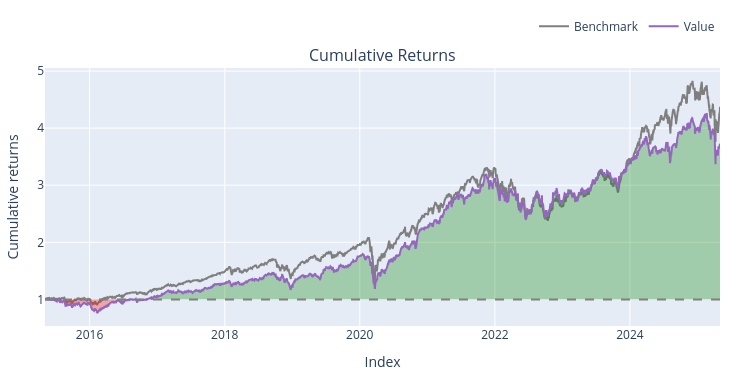

Here is the notebook cell this chart was saved with:
### Markdown cell above
### Awesome Oscillator for 500 companies with stop loss 20 percent

### Code cell
backtest1 = vbt.Portfolio.from_signals(
    close=close_df,
    entries=entries,
    exits=exits,
    init_cash=100_000.0,
    size=10_000.0,
    size_type="value",
    cash_sharing = True,
    group_by= True,
    freq="1D",
    fees=0.001,
    sl_stop=0.2,
)

# 8. View results
print(backtest1.stats())
backtest1.plot().show()

### Figure 1 — Plotly figure (JSON) as saved in the notebook; plotly's stock layout.template omitted (floating-point values rounded to 4 significant figures; data arrays with more than 128 entries replaced by an {"elided": "..."} marker saying what was removed)
{"data": [{"legendgroup": "0", "line": {"color": "#7f7f7f"}, "name": "Benchmark", "showlegend": true, "type": "scatter", "uid": "e4f683b1-3a8d-4172-9191-b63d8be1430f", "x": {"elided": "2515 str values"}, "xaxis": "x", "y": {"elided": "2515 float values"}, "yaxis": "y"}, {"hoverinfo": "skip", "legendgroup": "1", "line": {"color": "rgba(0, 0, 0, 0)", "width": 0}, "opacity": 0, "showlegend": false, "type": "scatter", "uid": "7f3a539c-f6d5-4634-9ae9-b2996a5f33c3", "x": {"elided": "2515 str values"}, "xaxis": "x", "y": {"elided": "2515 int values"}, "yaxis": "y"}, {"connectgaps": false, "fill": "tonexty", "fillcolor": "rgba(0, 128, 0, 0.3)", "hoverinfo": "skip", "legendgroup": "1", "line": {"color": "rgba(0, 0, 0, 0)", "width": 0}, "opacity": 0, "showlegend": false, "type": "scatter", "uid": "93b837ff-ed13-4ac0-8f29-79f06c878b9a", "x": {"elided": "2515 str values"}, "xaxis": "x", "y": {"elided": "2515 float values"}, "yaxis": "y"}, {"hoverinfo": "skip", "legendgroup": "1", "line": {"color": "rgba(0, 0, 0, 0)", "width": 0}, "opacity": 0, "showlegend": false, "type": "scatter", "uid": "c3b9e13e-b273-40da-b506-2f3d987c35fd", "x": {"elided": "2515 str values"}, "xaxis": "x", "y": {"elided": "2515 int values"}, "yaxis": "y"}, {"connectgaps": false, "fill": "tonexty", "fillcolor": "rgba(255, 0, 0, 0.3)", "hoverinfo": "skip", "legendgroup": "1", "line": {"color": "rgba(0, 0, 0, 0)", "width": 0}, "opacity": 0, "showlegend": false, "type": "scatter", "uid": "2798dc88-c715-49c2-b557-459381104f5d", "x": {"elided": "2515 str values"}, "xaxis": "x", "y": {"elided": "2515 float values"}, "yaxis": "y"}, {"legendgroup": "2", "line": {"color": "#9467bd"}, "name": "Value", "showlegend": true, "type": "scatter", "uid": "c73ba966-7a3d-4400-979c-06959ff90d14", "x": {"elided": "2515 str values"}, "xaxis": "x", "y": {"elided": "2515 float values"}, "yaxis": "y"}, {"hoverinfo": "skip", "legendgroup": "1", "line": {"color": "rgba(0, 0, 0, 0)", "width": 0}, "opacity": 0, "showlegend": false, "type": "scatter", "uid": "c1ecc7ff-6c41-4139-9e9a-1d3fc8b599cb", "x": {"elided": "2515 str values"}, "xaxis": "x", "y": {"elided": "2515 int values"}, "yaxis": "y"}], "layout": {"annotations": [{"font": {"size": 16}, "showarrow": false, "text": "Cumulative Returns", "x": 0.5, "xanchor": "center", "xref": "paper", "y": 1, "yanchor": "bottom", "yref": "paper"}], "height": 380, "legend": {"orientation": "h", "traceorder": "normal", "x": 1, "xanchor": "right", "y": 1.105, "yanchor": "bottom"}, "margin": {"b": 30, "l": 30, "r": 30, "t": 30}, "shapes": [{"line": {"color": "gray", "dash": "dash"}, "type": "line", "x0": 0, "x1": 1, "xref": "paper", "y0": 1, "y1": 1, "yref": "y"}], "showlegend": true, "width": 750, "xaxis": {"anchor": "y", "domain": [0, 1], "title": {"text": "Index"}}, "yaxis": {"anchor": "x", "domain": [0, 1], "title": {"text": "Cumulative returns"}}}}
